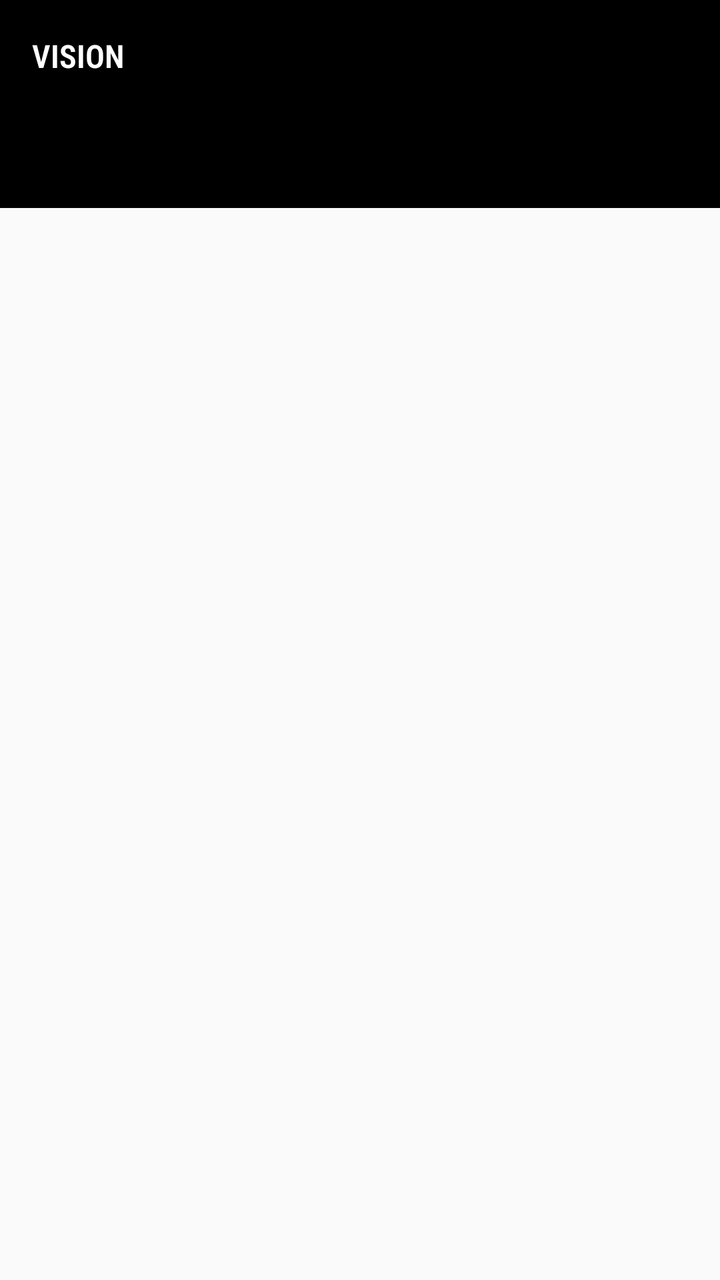
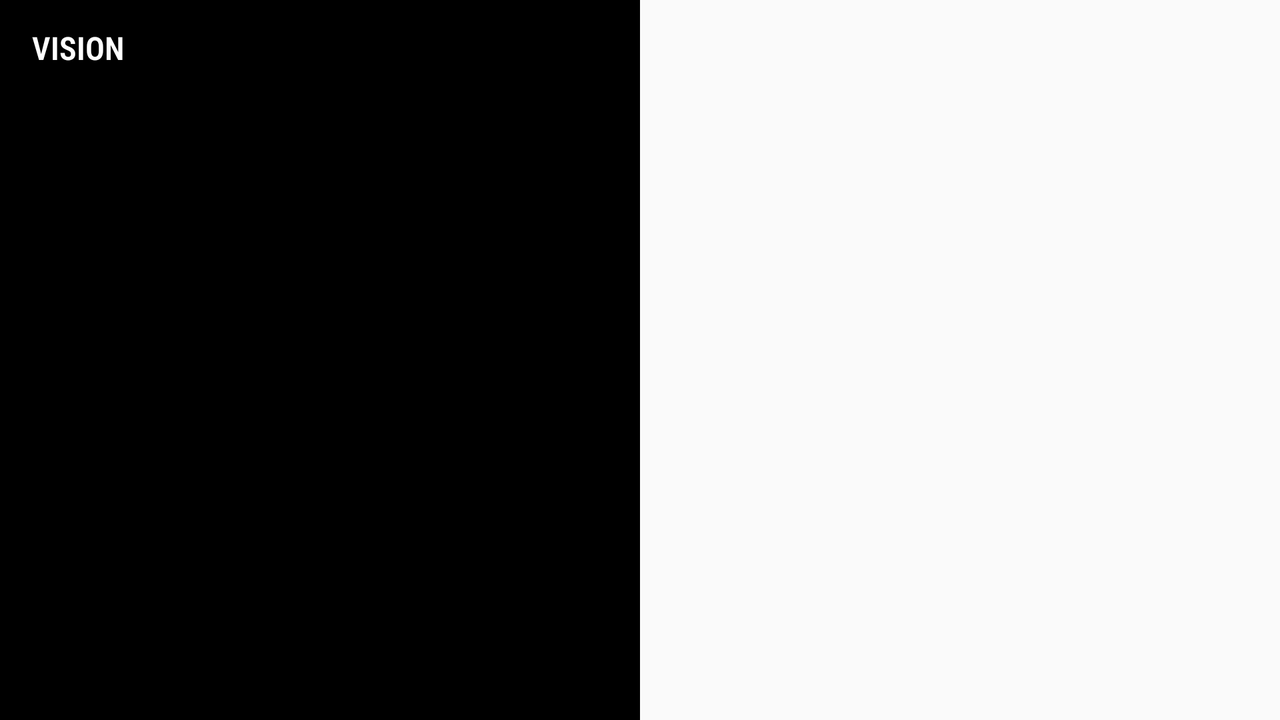

Compare how this app lays out the same screen by default and in its alternative resource folder. The renders come first, then the two layout files and the values they reference.
<!-- AndroidManifest.xml: activity theme AppTheme.NoActionBar.Fullscreen -->
<!-- res/layout/activity_result.xml -->
<?xml version="1.0" encoding="utf-8"?>
<android.support.constraint.ConstraintLayout xmlns:android="http://schemas.android.com/apk/res/android"
    xmlns:app="http://schemas.android.com/apk/res-auto"
    xmlns:tools="http://schemas.android.com/tools"
    android:layout_width="match_parent"
    android:layout_height="match_parent"
    tools:context=".ResultActivity">

    <android.support.design.widget.AppBarLayout
        android:id="@+id/appbar"
        android:layout_width="match_parent"
        android:layout_height="wrap_content"
        app:layout_constraintTop_toTopOf="parent"
        android:background="@android:color/black"
        app:elevation="16dp"
        app:layout_scrollFlags="scroll|enterAlways">
        

        

        <android.support.design.widget.CollapsingToolbarLayout
            android:layout_width="match_parent"
            android:layout_height="match_parent"
            app:titleEnabled="false"
            app:layout_scrollFlags="enterAlways">

            <ImageView
                android:id="@+id/image"
                android:layout_width="wrap_content"
                android:layout_gravity="center"
                android:layout_height="match_parent" />

            <android.support.v7.widget.Toolbar
                android:id="@+id/toolbar"
                android:layout_width="match_parent"
                android:layout_height="?attr/actionBarSize"
                android:layout_gravity="top"
                app:layout_collapseMode="pin"
                android:layout_marginBottom="48dp"
                app:title="Vision"
                app:titleTextColor="@android:color/white"
                app:titleTextAppearance="@style/ToolbarTextAppearance"
                android:theme="@style/AppTheme"
                android:background="@drawable/drop_shadow"/>

            <android.support.design.widget.TabLayout
                android:id="@+id/tab"
                android:layout_width="match_parent"
                android:layout_height="@dimen/tab_height"
                app:tabIndicatorHeight="3dp"
                app:tabMode="fixed"
                app:tabTextAppearance="@style/TabLayoutTextAppearance"
                app:layout_scrollFlags="snap|enterAlways"
                app:tabIndicatorColor="@android:color/white"
                android:background="@drawable/cast_shadow"
                android:layout_gravity="bottom"/>
        </android.support.design.widget.CollapsingToolbarLayout>
    </android.support.design.widget.AppBarLayout>

    <android.support.v4.view.ViewPager
        android:id="@+id/view_pager"
        android:layout_width="match_parent"
        android:layout_height="0dp"
        app:layout_constraintTop_toBottomOf="@id/appbar"
        app:layout_constraintBottom_toBottomOf="parent"
        app:layout_behavior="android.support.design.widget.AppBarLayout$ScrollingViewBehavior">
    </android.support.v4.view.ViewPager>

</android.support.constraint.ConstraintLayout>
<!-- resources referenced by this layout -->
<resources>
  <dimen name="tab_height">48dp</dimen>
  <!-- drawable drop_shadow (drawable) -->
  <?xml version="1.0" encoding="utf-8"?>
  <shape xmlns:android="http://schemas.android.com/apk/res/android"
      android:shape="rectangle">
      <gradient
          android:angle="270"
          android:endColor="@color/black_transparent_20"
          android:startColor="@android:color/transparent" />
  </shape>
  <style name="AppTheme" parent="Theme.AppCompat.Light.DarkActionBar">
          
          <item name="colorPrimary">@color/colorPrimary</item>
          <item name="colorPrimaryDark">@color/colorPrimaryDark</item>
          <item name="colorAccent">@color/colorAccent</item>
          <item name="android:fontFamily">@string/sans_serif_condense</item>
      </style>
  <style name="TabLayoutTextAppearance" parent="TextAppearance.AppCompat">
          <item name="android:fontFamily">?android:fontFamily</item>
          <item name="android:textAllCaps">true</item>
          <item name="android:textStyle">bold</item>
          <item name="android:textSize">14sp</item>
          <item name="android:textColor">@android:color/white</item>
          <item name="android:textColorHighlight">?android:textColorPrimary</item>
      </style>
  <style name="ToolbarTextAppearance" parent="TextAppearance.AppCompat">
          <item name="android:fontFamily">?android:fontFamily</item>
          <item name="android:textAllCaps">true</item>
          <item name="android:textStyle">bold</item>
          <item name="android:textSize">16sp</item>
          <item name="android:textColor">@android:color/white</item>
          <item name="android:textColorHighlight">?android:textColorPrimary</item>
      </style>
  <style name="AppTheme.NoActionBar.Fullscreen">
          <item name="android:windowFullscreen">true</item>
      </style>
  <color name="black_transparent_20">#43000000</color>
  <color name="colorPrimary">#0091EA</color>
  <color name="colorPrimaryDark">#0091EA</color>
  <color name="colorAccent">#FF6D00</color>
  <string name="sans_serif_condense">sans-serif-condensed-light</string>
</resources>
<!-- res/layout-land/activity_result.xml (the repository's variant of the layout above) -->
<!-- drawn on the phone turned sideways -->
<?xml version="1.0" encoding="utf-8"?>
<android.support.constraint.ConstraintLayout xmlns:android="http://schemas.android.com/apk/res/android"
    xmlns:app="http://schemas.android.com/apk/res-auto"
    xmlns:tools="http://schemas.android.com/tools"
    android:layout_width="match_parent"
    android:layout_height="match_parent"
    tools:context=".ResultActivity">

    <android.support.constraint.Guideline
        android:id="@+id/guideline"
        android:layout_width="0dp"
        android:layout_height="0dp"
        android:orientation="vertical"
        app:layout_constraintGuide_percent="0.5"/>

    <android.support.design.widget.AppBarLayout
        android:id="@+id/appbar"
        android:layout_width="0dp"
        android:layout_height="0dp"
        app:layout_constraintStart_toStartOf="parent"
        app:layout_constraintEnd_toEndOf="@id/guideline"
        app:layout_constraintTop_toTopOf="parent"
        app:layout_constraintBottom_toBottomOf="parent"
        android:background="@android:color/black"
        app:elevation="16dp"
        app:layout_scrollFlags="scroll|enterAlways">
        

        

        <android.support.design.widget.CollapsingToolbarLayout
            android:layout_width="match_parent"
            android:layout_height="match_parent"
            app:titleEnabled="false"
            app:layout_scrollFlags="enterAlways">

            <ImageView
                android:id="@+id/image"
                android:layout_width="wrap_content"
                android:layout_gravity="center"
                android:layout_height="match_parent" />

            <android.support.v7.widget.Toolbar
                android:id="@+id/toolbar"
                android:layout_width="match_parent"
                android:layout_height="?attr/actionBarSize"
                android:layout_gravity="top"
                app:layout_collapseMode="pin"
                android:layout_marginBottom="48dp"
                app:title="Vision"
                app:titleTextColor="@android:color/white"
                app:titleTextAppearance="@style/ToolbarTextAppearance"
                android:theme="@style/AppTheme"/>

            <android.support.design.widget.TabLayout
                android:id="@+id/tab"
                android:layout_width="match_parent"
                android:layout_height="@dimen/tab_height"
                app:tabIndicatorHeight="3dp"
                app:tabMode="fixed"
                app:tabTextAppearance="@style/TabLayoutTextAppearance"
                app:layout_scrollFlags="snap|enterAlways"
                app:tabIndicatorColor="@android:color/white"
                android:background="@drawable/drop_shadow"
                android:layout_gravity="bottom"/>
        </android.support.design.widget.CollapsingToolbarLayout>
    </android.support.design.widget.AppBarLayout>

    <android.support.v4.view.ViewPager
        android:id="@+id/view_pager"
        android:layout_width="0dp"
        android:layout_height="match_parent"
        app:layout_constraintStart_toEndOf="@id/appbar"
        app:layout_constraintTop_toTopOf="parent"
        app:layout_behavior="android.support.design.widget.AppBarLayout$ScrollingViewBehavior">
    </android.support.v4.view.ViewPager>

</android.support.constraint.ConstraintLayout>
